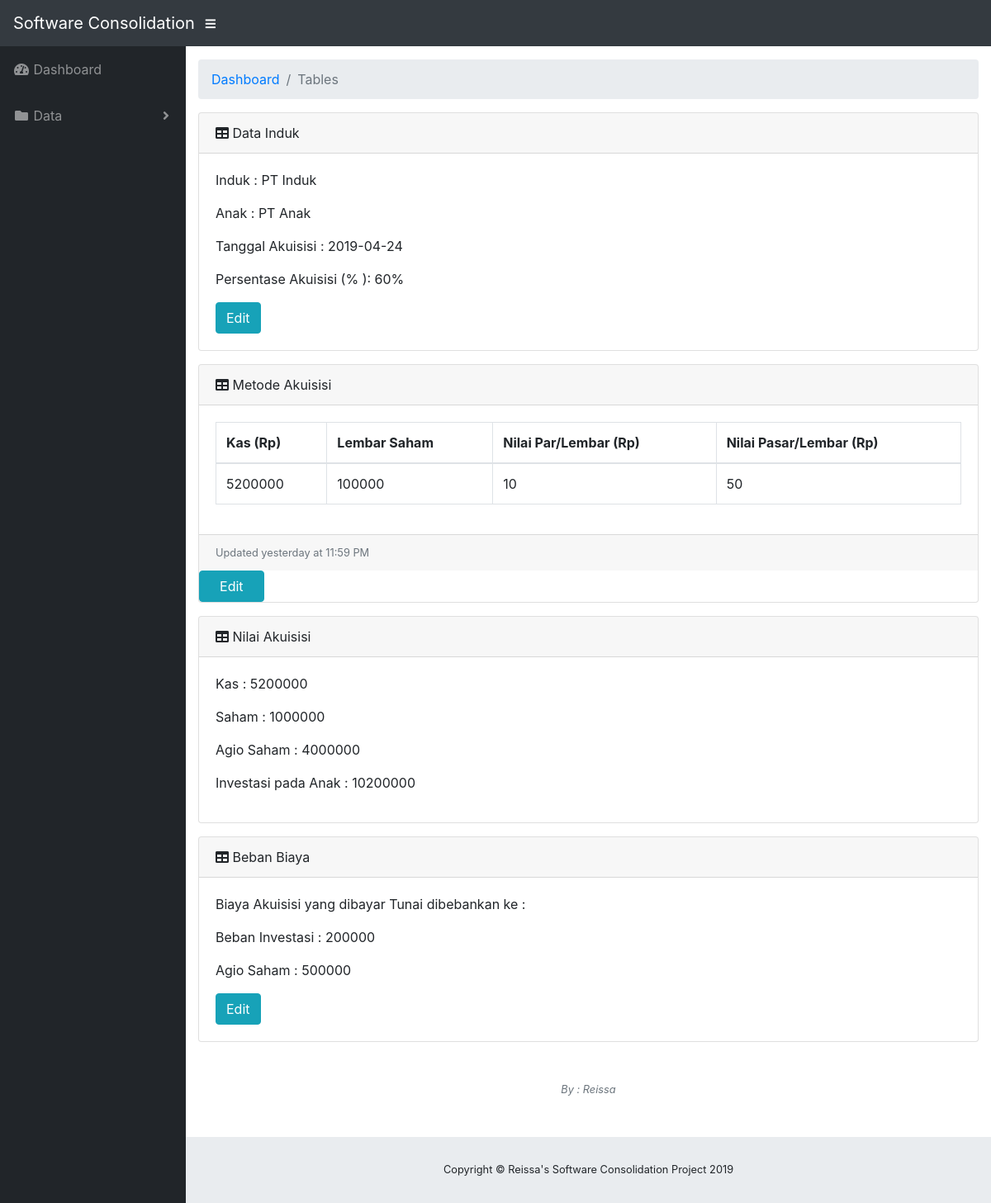
Before: /data_akuisisi with the older database file.
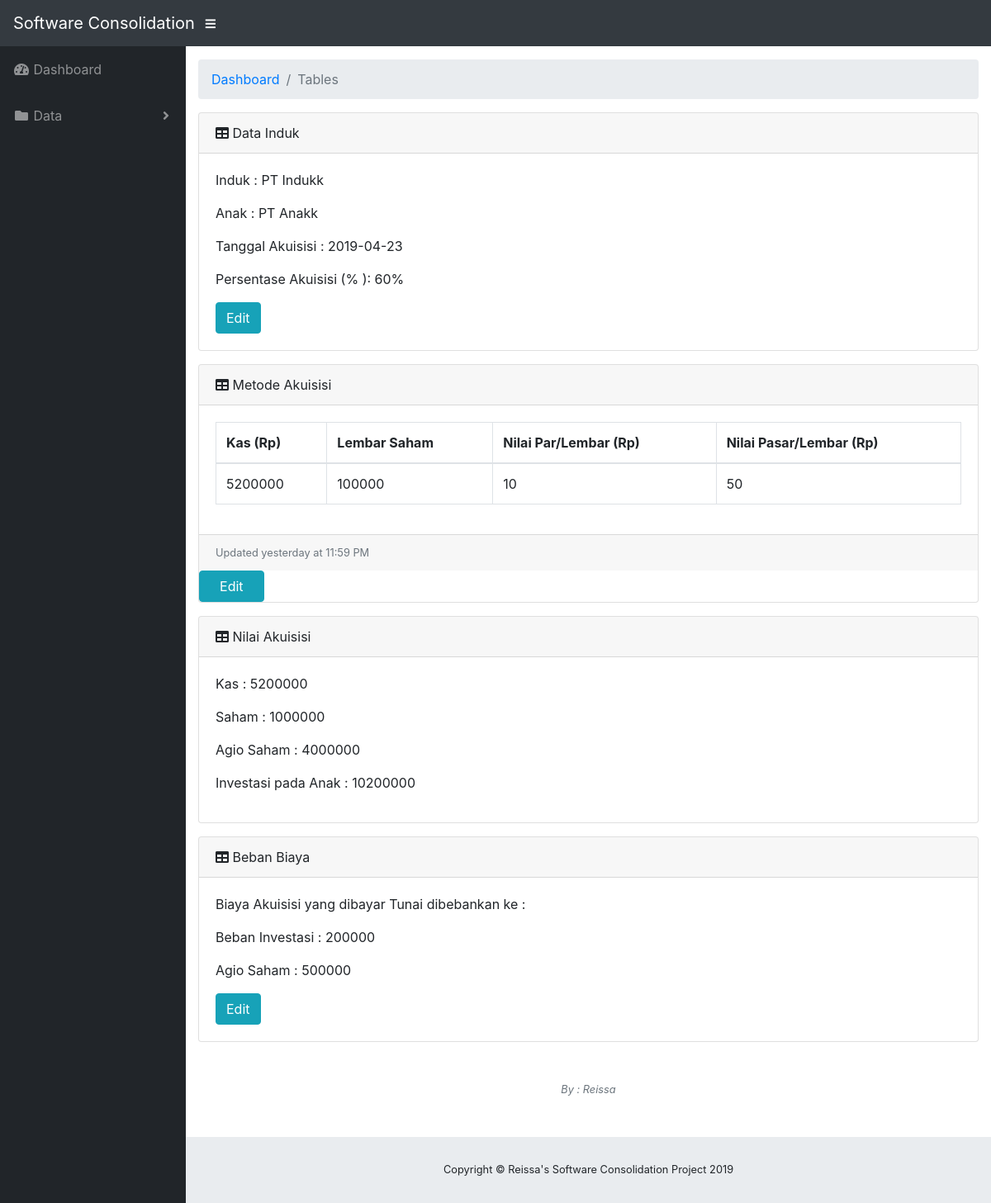
After: the same page with the newer database file.
### tables this page shows
CREATE TABLE `akuisisi` (
  `id_akuisisi` int(11) NOT NULL,
  `pt_induk` varchar(50) NOT NULL,
  `pt_anak` varchar(50) NOT NULL,
  `tgl_akuisisi` date NOT NULL,
  `persen_akuisisi` double NOT NULL,
  `kas_metode` double NOT NULL,
  `lembar_saham` double NOT NULL,
  `nilai_par` double NOT NULL,
  `nilai_pasar` double NOT NULL,
  `beban_invest` double NOT NULL,
  `agio_saham` double NOT NULL
);

### application/controllers/Home.php (called while the page is built, shortened)
<?php
class Home extends CI_Controller {
public function __construct()
{
	$this->load->model('Show_model');
	$this->Show_model->setIDAkuisisi();
}
	public function data_akuisisi()
	{
		$id = $this->session->userdata('id_akuisisi');
		$data = [
			'd_ak' => $this->Show_model->GetData(array('id_akuisisi' => $id),'akuisisi'),
			'main_view'=>'dataakuisisi'
		];
		$this->load->view('template', $data);
	}
}

### index.php (called while the page is built, shortened)
<?php
require_once BASEPATH.'core/CodeIgniter.php';

### application/models/Show_model.php (called while the page is built, shortened)
<?php
class Show_model extends CI_Model {
    public function GetData($where, $table)
    {
      if($where == ''){
      return $this->db->get($table)->row();
      } else{
      return $this->db->where($where)->get($table)->row();
      }
    }
}

### application/views/dataakuisisi.php (the view, shortened to what this page needs)
  <div id="content-wrapper">
    <div class="container-fluid">
      <ol class="breadcrumb">
        <li class="breadcrumb-item">
          <a href="#">Dashboard</a>
        </li>
        <li class="breadcrumb-item active">Tables</li>
      </ol>
      <div class="card mb-3">
        <div class="card-header">
          <i class="fas fa-table"></i>
          Data Induk</div>
        <div class="card-body">
          <p>Induk : <?php if(!empty($d_ak->pt_induk)){ echo $d_ak->pt_induk;} ?></p>
          <p>Anak : <?php if(!empty($d_ak->pt_anak)){ echo $d_ak->pt_anak;} ?></p>
          <p>Tanggal Akuisisi : <?php if(!empty($d_ak->tgl_akuisisi)){ echo $d_ak->tgl_akuisisi;} ?></p>
          <p>Persentase Akuisisi (% ): <?php if(!empty($d_ak->persen_akuisisi)){ echo $d_ak->persen_akuisisi.'%';} ?> </p>
<button type="button" class="btn btn-info btn-xs" data-toggle="modal" data-target="#editAkuisisi1">Edit</button>
        </div>
      </div>
      <div class="card mb-3">
        <div class="card-header">
          <i class="fas fa-table"></i>
          Metode Akuisisi</div>
        <div class="card-body">
          <div class="table-responsive">
            <table class="table table-bordered" width="100%" cellspacing="0">
              <thead>
                <tr>
                  <th>Kas (Rp)</th>
                  <th>Lembar Saham</th>
                  <th>Nilai Par/Lembar (Rp)</th>
                  <th>Nilai Pasar/Lembar (Rp)</th>
                </tr>
              </thead>
              <tbody>
                <tr>
                  <td><?php if(!empty($d_ak->kas_metode)){ echo $d_ak->kas_metode;} ?></td>
                  <td><?php if(!empty($d_ak->lembar_saham)){ echo $d_ak->lembar_saham;} ?></td>
                  <td><?php if(!empty($d_ak->nilai_par)){ echo $d_ak->nilai_par;} ?></td>
                  <td><?php if(!empty($d_ak->nilai_pasar)){ echo $d_ak->nilai_pasar;} ?></td>
                </tr>
              </tbody>
            </table>
          </div>
        </div>
        <div class="card-footer small text-muted">Updated yesterday at 11:59 PM</div>
<button type="button" class="btn btn-info btn-xs col-sm-1" data-toggle="modal" data-target="#editAkuisisi2">Edit</button>
      </div>
      <div class="card mb-3">
        <div class="card-header">
          <i class="fas fa-table"></i>
          Nilai Akuisisi</div>
        <div class="card-body">
          <p>Kas : <?php if(!empty($d_ak->kas_metode)){ echo $d_ak->kas_metode;} ?></p>
          <p>Saham : <?php if(!empty($d_ak->lembar_saham) && !empty($d_ak->nilai_par)){ echo $d_ak->lembar_saham * $d_ak->nilai_par;} ?></p>
          <p>Agio Saham : <?php if(!empty($d_ak->lembar_saham) && !empty($d_ak->nilai_par) && !empty($d_ak->nilai_pasar)){ echo $d_ak->lembar_saham * ($d_ak->nilai_pasar - $d_ak->nilai_par);} ?></p>
          <p>Investasi pada Anak :  <?php if(!empty($d_ak->lembar_saham) && !empty($d_ak->nilai_par) && !empty($d_ak->nilai_pasar) && !empty($d_ak->kas_metode)){ echo $d_ak->kas_metode+($d_ak->lembar_saham * $d_ak->nilai_par)+($d_ak->lembar_saham * ($d_ak->nilai_pasar - $d_ak->nilai_par));} ?></p>
        </div>
      </div>
      <div class="card mb-3">
        <div class="card-header">
          <i class="fas fa-table"></i>
          Beban Biaya</div>
        <div class="card-body">
          <p>Biaya Akuisisi yang dibayar Tunai dibebankan ke : </p>
          <p>Beban Investasi : <?php if(!empty($d_ak->beban_invest)){ echo $d_ak->beban_invest;} ?></p>
          <p>Agio Saham : <?php if(!empty($d_ak->agio_saham)){ echo $d_ak->agio_saham;} ?> </p>
<button type="button" class="btn btn-info btn-xs" data-toggle="modal" data-target="#editAkuisisi3">Edit</button>
        </div>
      </div>
      <p class="small text-center text-muted my-5">
        <em>By : Reissa</em>
      </p>
    </div>

Changed rows visible on the page:
changed akuisisi: pt_induk "PT Induk" → "PT Indukk"; pt_anak "PT Anak" → "PT Anakk"; tgl_akuisisi "2019-04-24" → "2019-04-23"
